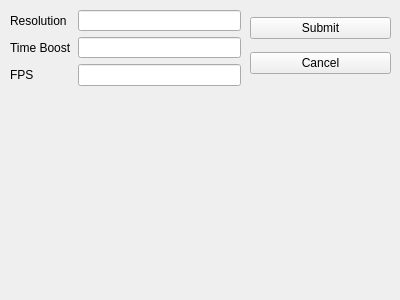
<?xml version="1.0" encoding="UTF-8"?>
<ui version="4.0">
 <class>SettingsWindow</class>
 <widget class="QWidget" name="SettingsWindow">
  <property name="geometry">
   <rect>
    <x>0</x>
    <y>0</y>
    <width>400</width>
    <height>300</height>
   </rect>
  </property>
  <property name="windowTitle">
   <string>Form</string>
  </property>
  <widget class="QWidget" name="formLayoutWidget">
   <property name="geometry">
    <rect>
     <x>10</x>
     <y>10</y>
     <width>231</width>
     <height>76</height>
    </rect>
   </property>
   <layout class="QFormLayout" name="formLayout">
    <item row="0" column="0">
     <widget class="QLabel" name="ResolutionLabel">
      <property name="text">
       <string>Resolution</string>
      </property>
     </widget>
    </item>
    <item row="1" column="0">
     <widget class="QLabel" name="TimeBoostLabel">
      <property name="text">
       <string>Time Boost</string>
      </property>
     </widget>
    </item>
    <item row="2" column="0">
     <widget class="QLabel" name="FPSLabel">
      <property name="text">
       <string>FPS</string>
      </property>
     </widget>
    </item>
    <item row="0" column="1">
     <widget class="QLineEdit" name="ResolutionLineEdit"/>
    </item>
    <item row="1" column="1">
     <widget class="QLineEdit" name="TimeBoostLineEdit"/>
    </item>
    <item row="2" column="1">
     <widget class="QLineEdit" name="FpsLineEdit"/>
    </item>
   </layout>
  </widget>
  <widget class="QWidget" name="verticalLayoutWidget">
   <property name="geometry">
    <rect>
     <x>250</x>
     <y>10</y>
     <width>141</width>
     <height>71</height>
    </rect>
   </property>
   <layout class="QVBoxLayout" name="verticalLayout">
    <item>
     <widget class="QPushButton" name="SubmitButton">
      <property name="text">
       <string>Submit</string>
      </property>
     </widget>
    </item>
    <item>
     <widget class="QPushButton" name="CancelButton">
      <property name="text">
       <string>Cancel</string>
      </property>
     </widget>
    </item>
   </layout>
  </widget>
 </widget>
 <resources/>
 <connections/>
</ui>
